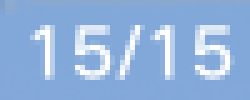
#> input picture test/preprocess_frame/0_bgr_0.png, 50 x 20 px (shown 5 times larger)
$ python -i preprocess_frame_test.py   (imports and definitions only)
#> lines starting #> are read from the running program, lines starting #| are printed output that depends on the picture; after the words box and inside, x2 and y2 are one past the last pixel; in counts of white or black regions, pixels touching at a corner belong together
#> further down, picture is the input picture: shape (20, 50, 3); mean B, G, R 221.6, 179.2, 146.3
import os

import cv2
import numpy as np

from config import OCR_DEBUG, OCR_DEBUG_SAVE_PATH

OCR_DEBUG_IMAGE_COUNT = 0


def preprocess(bgr_frame):
    """
    对图像预处理过程的测试，方便调参数等等
    """
    h, w = bgr_frame.shape[:2]
#> h = 20; w = 50
    scale = 2
    frame_scaled = cv2.resize(bgr_frame, (w * scale, h * scale), interpolation=cv2.INTER_CUBIC)
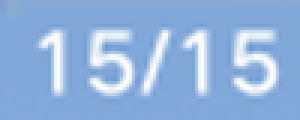
#> frame_scaled: shape (40, 100, 3) (shown 3 times larger); mean B, G, R 221.6, 179.1, 146.2

    # 预处理，先转为灰度图
    gray = cv2.cvtColor(frame_scaled, cv2.COLOR_BGR2GRAY)
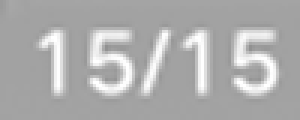
#> gray: shape (40, 100) (shown 3 times larger); min 145, max 255, mean 174.1

    # 局部对比度增强
    clahe = cv2.createCLAHE(clipLimit=2, tileGridSize=(4, 4))
    contrast_enhanced = clahe.apply(gray)
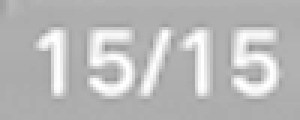
#> contrast_enhanced: shape (40, 100) (shown 3 times larger); min 150, max 255, mean 186

    # [12 lines of commented-out code are left out]
    _, white_mask = cv2.threshold(
        contrast_enhanced,
        thresh=230,  # 阈值（可调整，比如230/245）
        maxval=255,  # 阈值上限
        type=cv2.THRESH_BINARY_INV
    )
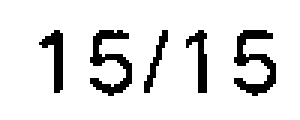
#> white_mask: shape (40, 100) (shown 3 times larger); 88.5% white; black in thin lines or dots, all inside (x1, y1, x2, y2) = (13, 10, 92, 32)

    # # 开运算，去除小噪点
    open_kernel = np.ones((4, 4), np.uint8)
    final1 = cv2.morphologyEx(white_mask, cv2.MORPH_OPEN, open_kernel, iterations=1)
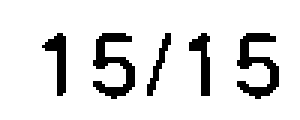
#> final1: shape (40, 100) (shown 3 times larger); 87.9% white; 5 black regions, box (x1, y1, x2, y2) and area: (31, 11, 45, 33) 141, (79, 11, 93, 33) 141, (14, 11, 22, 32) 78, (63, 11, 70, 32) 73, (49, 11, 57, 32) 50
    # # 闭运算，补全缺口
    close_kernel = np.ones((2, 2), np.uint8)
    final2 = cv2.morphologyEx(final1, cv2.MORPH_CLOSE, close_kernel, iterations=1)
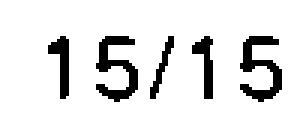
#> final2: shape (40, 100) (shown 3 times larger); 87.9% white; 5 black regions, box (x1, y1, x2, y2) and area: (32, 12, 46, 34) 141, (80, 12, 94, 34) 141, (16, 12, 23, 33) 77, (64, 12, 71, 33) 73, (50, 12, 58, 33) 50

    # 调试部分，保存每个步骤的处理结果方便调整参数
    global OCR_DEBUG_IMAGE_COUNT
#> (the run stopped early here; a loop or call above may not have finished)
